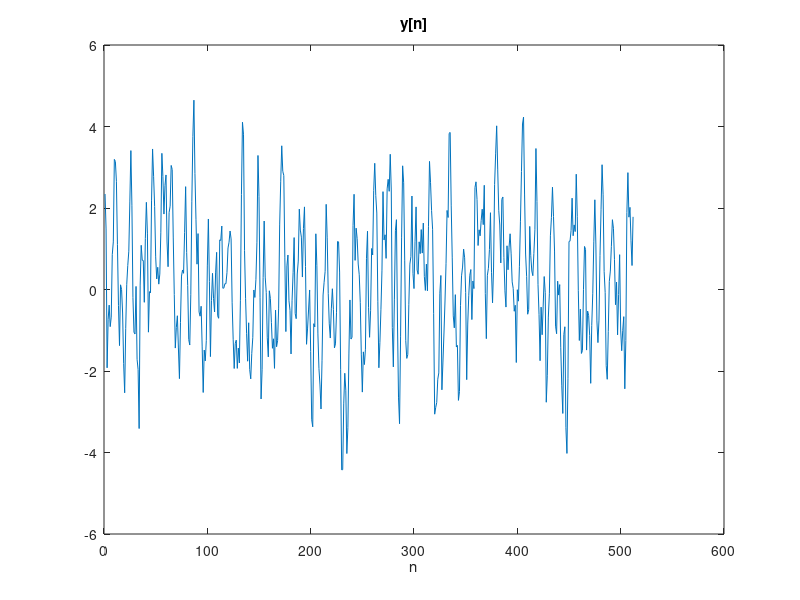
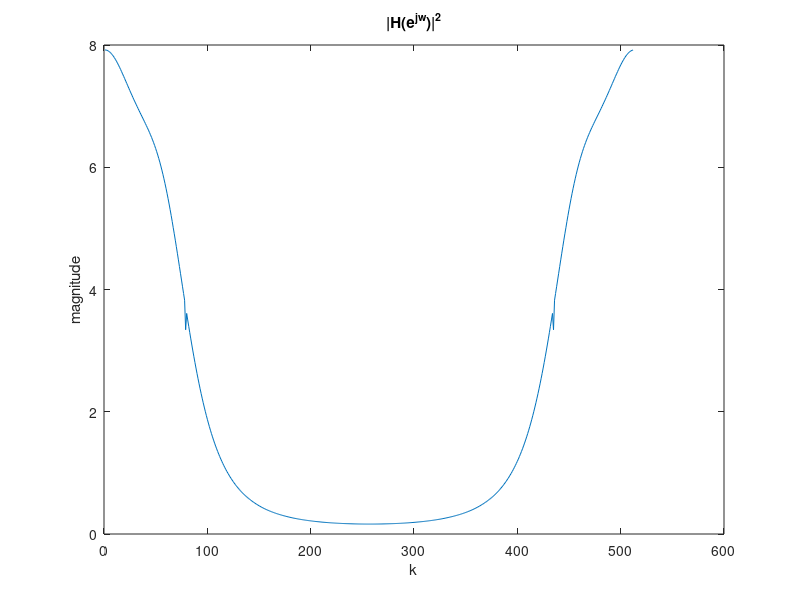
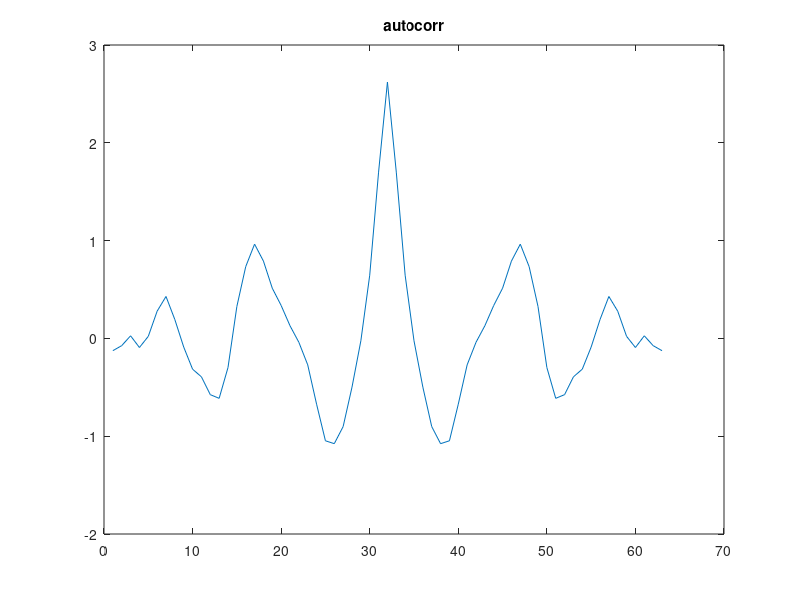
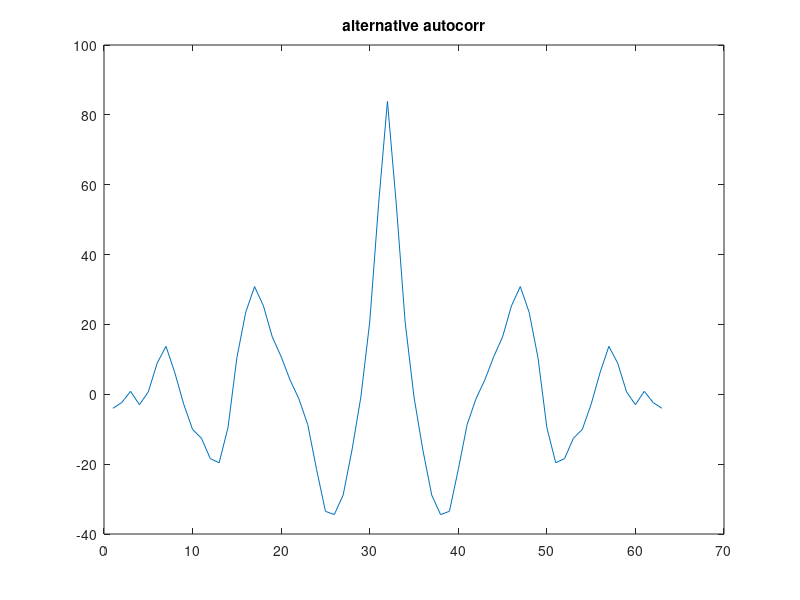

These figures' MATLAB source, in order: (Note: this script raises an error after producing the figures.)
%% Heading

%Dan Brody
%ECE-310-Digital Signal Processing
%Professor Keene 
%12/15/2021
%Project 5

%*close all is used between sections because there were some errors in
%plots leaking into different sections. set html = false if running code.

html = true;

clc;
close all;

load pj2data.mat

%% Preliminary Plotting

%plotting y and Hejw2

Q = 32;

figure;

plot(1:512, y)
title('y[n]')
xlabel('n')

figure;

plot(1:512, Hejw2)
title('|H(e^{jw})|^2')
ylabel('magnitude')
xlabel('k')



%% A. Autocorrelation and MATLAB

%% A.1

if(html == true)
    close all;
end
figure;

y1_n = y(1:Q);


plot(xcorr(y1_n, y1_n,'biased'))
title('autocorr')

y1_negative_n = fliplr(y1_n);


figure;
plot(conv(y1_negative_n, y1_n))
title('alternative autocorr')

%both autocorrs the same


%before talking about what xcorr would calculate let us talk about 
%biased vs. unbiased estimators. As opposed to biased estimators the 
%expected value of the unbiased estimator of the estimated parameter is 
%the parameter. The biased estimator of autocorrelation (xcorr) 
%is (1/Q) * c_vv [m] where cvv[m] corresponding to the aperiodic correlation of 
%a rectangularly windowed segment of x[n] of length Q. 
%In tandem, however, the unbiased estimator is 1/(Q-|m|) * c_vv [m] 
%so this is the equation that will be calculated when we 
%replace ‘biased’ with ‘unbiased’.

%% A.2

%% (a)

%The fourier transform of the autocorrelation function is the PSD (Power
%Spectral Density) thus the output of the fourier transform must be positive and real.

%% (b)
if(html == true)
    close all;
end
figure;

%Following A.1 c_y1y1[m] = Q * xcorr(y1, y1, 'biased')

cy1_y1 = xcorr(y1_n,y1_n,'biased');
y_ = fft(cy1_y1,64);
mag = abs(y_);
phse = unwrap(angle(y_));

%plotting magnitude of c_y1y1[m]


stem(1:64,mag)
title('magnitude of 64-point DFT')
xlabel('k')
ylabel('magnitude')

figure;

%plotting phase of c_y1y1[m]

figure;
stem(1:64, phse)
title('phase of 64-point dft')
xlabel('k')
ylabel('phase')

%the relationship between c_y1y1[m] and the deterministic autocorrelation is a
%that they are the same or similar (i.e. deterministic autocorrelation = xcorr(y1,y1,'biased')).

deterministic_autocorr = zeros(1, 32);
for i = 1:32
    deterministic_autocorr(1, i) = 1/32 * sum(y1_n(i:32).*y1_n(1:32-i+1));
end

%% (c)

if(html == true)
    close all;
end

deterministic_autocorr_1 =  cy1_y1;
deterministic_autocorr_2 =  deterministic_autocorr;


%verifying signal is correct by plotting both signal's phase and magnitude
%response against each other.

y1 = fft(deterministic_autocorr_1,64);
mag1 = abs(y1);
phse1 = (angle(y1));

y2 = fft(deterministic_autocorr_2,64);
mag2 = abs(y2);
phse2 = (angle(y2));

%magnitude response subplot

subplot(2,1,1);
stem(1:64,mag1)
title('magnitude of 64-point DFT for Deterministic Autocorr from c_{y1y1}[m]')
xlabel('k')
ylabel('magnitude')


subplot(2,1,2);
stem(1:64,mag2)
title('magnitude of 64-point DFT for Deterministic Autocorr')
xlabel('k')
ylabel('magnitude')


%% A.3

%% (a)
if(html == true)
    close all;
end
figure;

stem(1:64,mag2)
title('magnitude of 64-point DFT for Deterministic Autocorr')
xlabel('k')
ylabel('magnitude')

%% (b)

if(html == true)
    close all;
end

y1_n_fft = fft(y1_n,64);
disp(size(y1_n_fft))
mag_squared_32 = abs(y1_n_fft).^2;
figure;
stem(1:64,mag_squared_32)
title('magnitude squared of 64-point DFT for y1[n]')
xlabel('k')
ylabel('magnitude^2')

%% (c)

if(html == true)
    close all;
end

y_n_fft = fft(y (1:64), 64);

mag_squared_64 = abs(y_n_fft).^2;
figure;
stem(1:64,mag_squared_64)
title('magnitude squared of 64-point DFT for y[n]')
xlabel('k')
ylabel('magnitude^2')

% relationship between (a) and (b) is a factor of 1/Q where Q here is 64.
% (i.e.) the graph of (a) = 1/Q * graph in (b) theoretically. 
%Relationship between (b) and (c) is that (b) is the FFT of y2[n] windowed 
%where y2[n] is the first 64 samples of y.

freqresp = downsample(Hejw2,8);

%% B.1

if(html == true)
    close all;
end

err = plot_against_ideal(freqresp,mag2,"Ideal PDS vs. Estimate Using DFT of \phi_{y1y1}");

%% B.2

Q = 1024;

if(html == true)
    close all;
end

%using idea demonstrated in A.3 in defining a periodogram

fft_deterministic_autocorr_all = fft(y,1024);
y_k_squared = abs(fft_deterministic_autocorr_all).^2;
autocorr_estimate = (1/Q)*y_k_squared;

err_trunc = plot_against_ideal(freqresp, downsample(autocorr_estimate,16), "Ideal PDS vs. Estimate Using DFT of \phi_{yy} w/ Downsampling to 64");

%% B.3

if(html == true)
    close all;
end

periodogram = periodogram_averaging(y, 64);

averaging_err = plot_against_ideal(freqresp, periodogram, "Ideal PDS vs. Periodogram Averaging Estimate");

%There is a notable difference between B.1 and B.2. from B.3. The error for
%B.1. and B.2. are 5.97 and 5.92 respectively whereas the error for B.3
%is 3.1403. In addition, in looking between figures we can see that periodogram
%averaging results in a smoother signal 

%% B.4

if(html == true)
    close all;
end

autocorr_estimate = xcorr(y,y,'biased');
centered_31 = autocorr_estimate((512-15):(512+15));
padded_seq = cat(2,centered_31, zeros(1, 64-31));
fft_padded_seq = abs(fft(padded_seq, 64));

indirect_blackman_tukey_err = plot_against_ideal(freqresp, fft_padded_seq, "Ideal PDS vs. Indirect Blackman-Tukey Estimate");

%% B.5

if(html == true)
    close all;
end

disp("Table of Errors for Different Estimators of PDS")

Errors = [err;err_trunc; averaging_err; indirect_blackman_tukey_err];
Estimators = [ "Estimate Using DFT of \phi_{y1y1}" ; "Estimate Using DFT of \phi_{yy} w/ Truncation at 64" ; "Periodogram Averaging Estimate" ; "Blackman-Tukey Estimate"];
table(Estimators, Errors)

%% (a)
 
%Indirect Blackman-Tukey estimate performed the best 

%% (b)

%Rather than averaging several waveforms the indirect Blackman-Tukey method is taking the autocorrelation
%estimate as the first calculation and applying a window before taking the DFT 
%which makes the wave smoothed without averaging. The effect is we are convolving
%the periodogram with the fourier transform of the autocorrelation window
%thus smoothing the rapid fluctuations of the periodogram spectrum
%estimate. Another part as to why the Indirect Blackman-Tukey method is
%doing so well is because 0<=|m|<=15
%approaches Q = 31 and as |m| approaches Q, fewer and
%fewer samples of x[n] are involved in the computation of the autocorrelation estimate;
%With less samples the variance of the autocorrelation estimate should
%decrease . Refer to eq. 10.98(b) in the textbook for a mathematical
%interpretation.

%<information can be found on pages 850 - 851 of textbook>

%% (c)

if(html == true)
    close all;
end

figure;

triangular_windowed_centered_31 = (triang(31).').*centered_31;
padded_seq = cat(2,triangular_windowed_centered_31, zeros(1, 64-31));
fft_padded_seq = abs(fft(padded_seq,64));

blackman_tukey_traingular_err = plot_against_ideal(freqresp, fft_padded_seq, "Ideal PDS vs. Indirect Blackman-Tukey Estimate (Triangular)");
disp("Indirect Blackman-Tukey Error w/ Triangular Window : " + num2str(blackman_tukey_traingular_err))

%% Comments
%The calculation is likely different due to the specifications for each
%respective window. For example the rectangular window has an approximate width of main
%lobe of 4pi/(M+1) whereas the triangular/bartlett approximate width of
%main lobe is 8pi/M, indicating that the bartlett window should have more
%width in the mainlobe. This can easily be shown if we compare the figure
%above and the figure calculated in B.5. 

%% Functions

function periodogram = periodogram_averaging(signal, N)
%{
    Averages N-point periodograms over the signal where # of observed values is
    N/2
%}
num_periodograms = size(signal,2)/(N/2);

%initializing periodogram

periodogram = zeros(num_periodograms, N);
for j = 1 : num_periodograms
    
    %grabbing the next sample of length N/2
    
    signal_grabbed = signal(1 + ((j-1)*(N/2)):(N/2)+((j-1)*(N/2)));
    
    %zero padding to N
    
    added_zero = zeros(1, N/2);
    total_signal = cat(2,signal_grabbed, added_zero);
    
    % computation of periodogram (Q = N/2)
    
    fft_total_signal = fft(total_signal,64);
    periodogram(j, 1:N) = (1/(N))*abs(fft_total_signal).^2;
end

%averaging over all possible periodograms in signal

periodogram = (1/num_periodograms)*sum(periodogram);
end


















